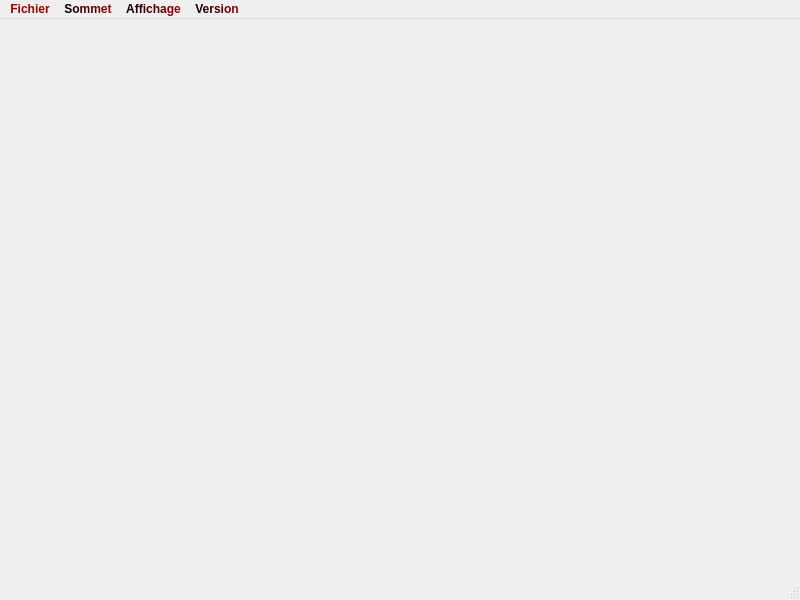
<?xml version="1.0" encoding="UTF-8"?>
<ui version="4.0">
 <class>MainWindow</class>
 <widget class="QMainWindow" name="MainWindow">
  <property name="geometry">
   <rect>
    <x>0</x>
    <y>0</y>
    <width>800</width>
    <height>600</height>
   </rect>
  </property>
  <property name="windowTitle">
   <string>MainWindow</string>
  </property>
  <widget class="QWidget" name="centralwidget"/>
  <widget class="QMenuBar" name="menubar">
   <property name="geometry">
    <rect>
     <x>0</x>
     <y>0</y>
     <width>800</width>
     <height>21</height>
    </rect>
   </property>
   <property name="font">
    <font>
     <weight>75</weight>
     <bold>true</bold>
    </font>
   </property>
   <property name="styleSheet">
    <string notr="true">color: qlineargradient(spread:pad, x1:0, y1:0, x2:1, y2:0, stop:0 rgba(0, 0, 0, 255), stop:1 rgba(154, 0, 0, 255));</string>
   </property>
   <widget class="QMenu" name="menuFichier">
    <property name="title">
     <string>Fichier</string>
    </property>
    <addaction name="actionNouveau"/>
    <addaction name="actionOuvrir_Fichier"/>
    <addaction name="actionSauvegarder_Fichier"/>
    <addaction name="separator"/>
    <addaction name="actionCr_er_Enveloppe"/>
    <addaction name="actionCr_er_Toutes_Les_Configurations"/>
    <addaction name="separator"/>
    <addaction name="actionQuitter"/>
   </widget>
   <widget class="QMenu" name="menuSommet">
    <property name="title">
     <string>Sommet</string>
    </property>
    <addaction name="actionTous_Sommets"/>
    <addaction name="separator"/>
    <addaction name="actionSommet_1"/>
    <addaction name="actionSommet_2"/>
    <addaction name="actionSommet_3"/>
    <addaction name="actionSommet_4"/>
    <addaction name="actionSommet_5"/>
    <addaction name="actionSommet_6"/>
    <addaction name="actionSommet_7"/>
    <addaction name="actionSommet_8"/>
    <addaction name="actionSommet_9"/>
    <addaction name="actionSommet_10"/>
    <addaction name="actionSommet_11"/>
    <addaction name="actionSommet_12"/>
    <addaction name="actionSommet_13"/>
    <addaction name="actionSommet_14"/>
    <addaction name="actionSommet_15"/>
    <addaction name="actionSommet_16"/>
   </widget>
   <widget class="QMenu" name="menuAffichage">
    <property name="title">
     <string>Affichage</string>
    </property>
    <addaction name="actionAfficher_Hypercube"/>
    <addaction name="actionAfficher_Ar_te_Enveloppe"/>
    <addaction name="actionAfficher_Triangle_Enveloppe"/>
   </widget>
   <widget class="QMenu" name="menuVersion">
    <property name="title">
     <string>Version</string>
    </property>
    <addaction name="actionVersion"/>
   </widget>
   <addaction name="menuFichier"/>
   <addaction name="menuSommet"/>
   <addaction name="menuAffichage"/>
   <addaction name="menuVersion"/>
  </widget>
  <widget class="QStatusBar" name="statusbar"/>
  <action name="actionNouveau">
   <property name="text">
    <string>Nouveau</string>
   </property>
   <property name="shortcut">
    <string>Ctrl+N</string>
   </property>
  </action>
  <action name="actionOuvrir_Fichier">
   <property name="text">
    <string>Ouvrir Fichier</string>
   </property>
   <property name="shortcut">
    <string>Ctrl+O</string>
   </property>
  </action>
  <action name="actionSauvegarder_Fichier">
   <property name="text">
    <string>Sauvegarder Fichier</string>
   </property>
   <property name="shortcut">
    <string>Ctrl+S</string>
   </property>
  </action>
  <action name="actionCr_er_Enveloppe">
   <property name="text">
    <string>Créer Enveloppe</string>
   </property>
   <property name="shortcut">
    <string>Ctrl+E</string>
   </property>
  </action>
  <action name="actionCr_er_Toutes_Les_Configurations">
   <property name="text">
    <string>Créer Toutes Les Configurations</string>
   </property>
  </action>
  <action name="actionQuitter">
   <property name="text">
    <string>Quitter</string>
   </property>
   <property name="shortcut">
    <string>Ctrl+Q</string>
   </property>
  </action>
  <action name="actionTous_Sommets">
   <property name="checkable">
    <bool>true</bool>
   </property>
   <property name="text">
    <string>Tous Sommets</string>
   </property>
  </action>
  <action name="actionSommet_1">
   <property name="checkable">
    <bool>true</bool>
   </property>
   <property name="text">
    <string>Sommet 1</string>
   </property>
  </action>
  <action name="actionSommet_2">
   <property name="checkable">
    <bool>true</bool>
   </property>
   <property name="text">
    <string>Sommet 2</string>
   </property>
  </action>
  <action name="actionSommet_3">
   <property name="checkable">
    <bool>true</bool>
   </property>
   <property name="text">
    <string>Sommet 3</string>
   </property>
  </action>
  <action name="actionSommet_4">
   <property name="checkable">
    <bool>true</bool>
   </property>
   <property name="text">
    <string>Sommet 4</string>
   </property>
  </action>
  <action name="actionSommet_5">
   <property name="checkable">
    <bool>true</bool>
   </property>
   <property name="text">
    <string>Sommet 5</string>
   </property>
  </action>
  <action name="actionSommet_6">
   <property name="checkable">
    <bool>true</bool>
   </property>
   <property name="text">
    <string>Sommet 6</string>
   </property>
  </action>
  <action name="actionSommet_7">
   <property name="checkable">
    <bool>true</bool>
   </property>
   <property name="text">
    <string>Sommet 7</string>
   </property>
  </action>
  <action name="actionSommet_8">
   <property name="checkable">
    <bool>true</bool>
   </property>
   <property name="text">
    <string>Sommet 8</string>
   </property>
  </action>
  <action name="actionSommet_9">
   <property name="checkable">
    <bool>true</bool>
   </property>
   <property name="text">
    <string>Sommet 9</string>
   </property>
  </action>
  <action name="actionSommet_10">
   <property name="checkable">
    <bool>true</bool>
   </property>
   <property name="text">
    <string>Sommet 10</string>
   </property>
  </action>
  <action name="actionSommet_11">
   <property name="checkable">
    <bool>true</bool>
   </property>
   <property name="text">
    <string>Sommet 11</string>
   </property>
  </action>
  <action name="actionSommet_12">
   <property name="checkable">
    <bool>true</bool>
   </property>
   <property name="text">
    <string>Sommet 12</string>
   </property>
  </action>
  <action name="actionSommet_13">
   <property name="checkable">
    <bool>true</bool>
   </property>
   <property name="text">
    <string>Sommet 13</string>
   </property>
  </action>
  <action name="actionSommet_14">
   <property name="checkable">
    <bool>true</bool>
   </property>
   <property name="text">
    <string>Sommet 14</string>
   </property>
  </action>
  <action name="actionSommet_15">
   <property name="checkable">
    <bool>true</bool>
   </property>
   <property name="text">
    <string>Sommet 15</string>
   </property>
  </action>
  <action name="actionSommet_16">
   <property name="checkable">
    <bool>true</bool>
   </property>
   <property name="text">
    <string>Sommet 16</string>
   </property>
  </action>
  <action name="actionAfficher_Hypercube">
   <property name="text">
    <string>Afficher Hypercube</string>
   </property>
   <property name="shortcut">
    <string>Alt+H</string>
   </property>
  </action>
  <action name="actionAfficher_Ar_te_Enveloppe">
   <property name="text">
    <string>Afficher Arête Enveloppe</string>
   </property>
   <property name="shortcut">
    <string>Alt+E</string>
   </property>
  </action>
  <action name="actionAfficher_Triangle_Enveloppe">
   <property name="text">
    <string>Afficher Triangle Enveloppe</string>
   </property>
   <property name="shortcut">
    <string>Alt+T</string>
   </property>
  </action>
  <action name="actionVersion">
   <property name="icon">
    <iconset resource="ressource.qrc">
     <normaloff>:/new/image/ressource/env_conv100.jpg</normaloff>:/new/image/ressource/env_conv100.jpg</iconset>
   </property>
   <property name="text">
    <string>Version</string>
   </property>
  </action>
 </widget>
 <resources>
  <include location="ressource.qrc"/>
 </resources>
 <connections/>
</ui>
